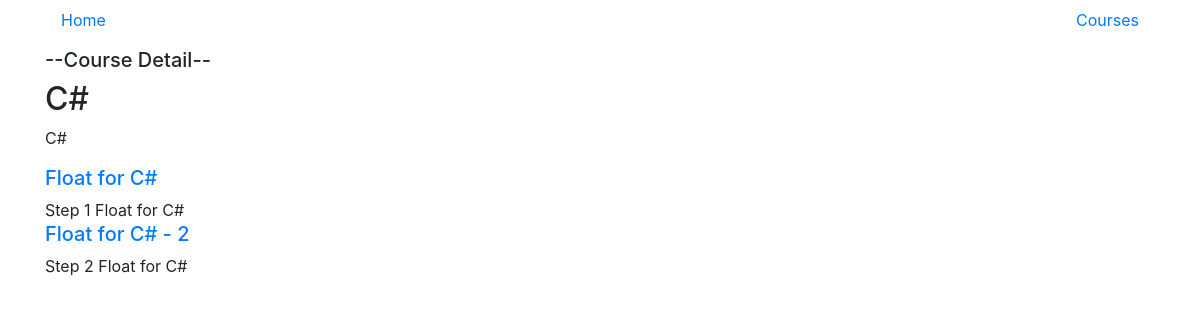
/courses/2/, run on the app's committed database.
### courses/models.py (models this page shows, shortened)
class Course(models.Model):
	create_at = models.DateTimeField(auto_now_add = True)
	title = models.CharField(max_length=255)
	description = models.TextField()

class Step(models.Model):
	title = models.CharField(max_length=255)
	description = models.TextField()
	order = models.IntegerField(default=0)
	course = models.ForeignKey(Course)
	class Meta:
		unique_together = ('course', 'title')

### courses/views.py (the view)
# urls.py: url(r'(?P<pk>\d+)/$', views.course_detail, name='course_de'),
def course_detail(request, pk):
	course = get_object_or_404(Course,pk=pk)
	return render(request, 'courses/course_detail.html', {'course':course})

### courses/templates/courses/course_detail.html (shortened to what this page needs)
{% extends 'layout.html' %}
{% block courses_list %}
<h5>--Course Detail--</h5>
  <h2>{{ course.title }}</h2>
  <p>{{ course.description }}</p>
  <section>
  {% for step in course.step_set.all %}
  <h5><a href="{% url 'courses:step_de' course_pk=step.course.pk step_pk=step.pk %}">{{ step.title }}</a></h5>
    {{ step.description }}
    {% endfor %}
  </section>
{% endblock %}

### data on the page
Course: title "C#", description "C#"
Step: title "Float for C#", description "Step 1 Float for C#"
Step: title "Float for C# - 2", description "Step 2 Float for C#"
